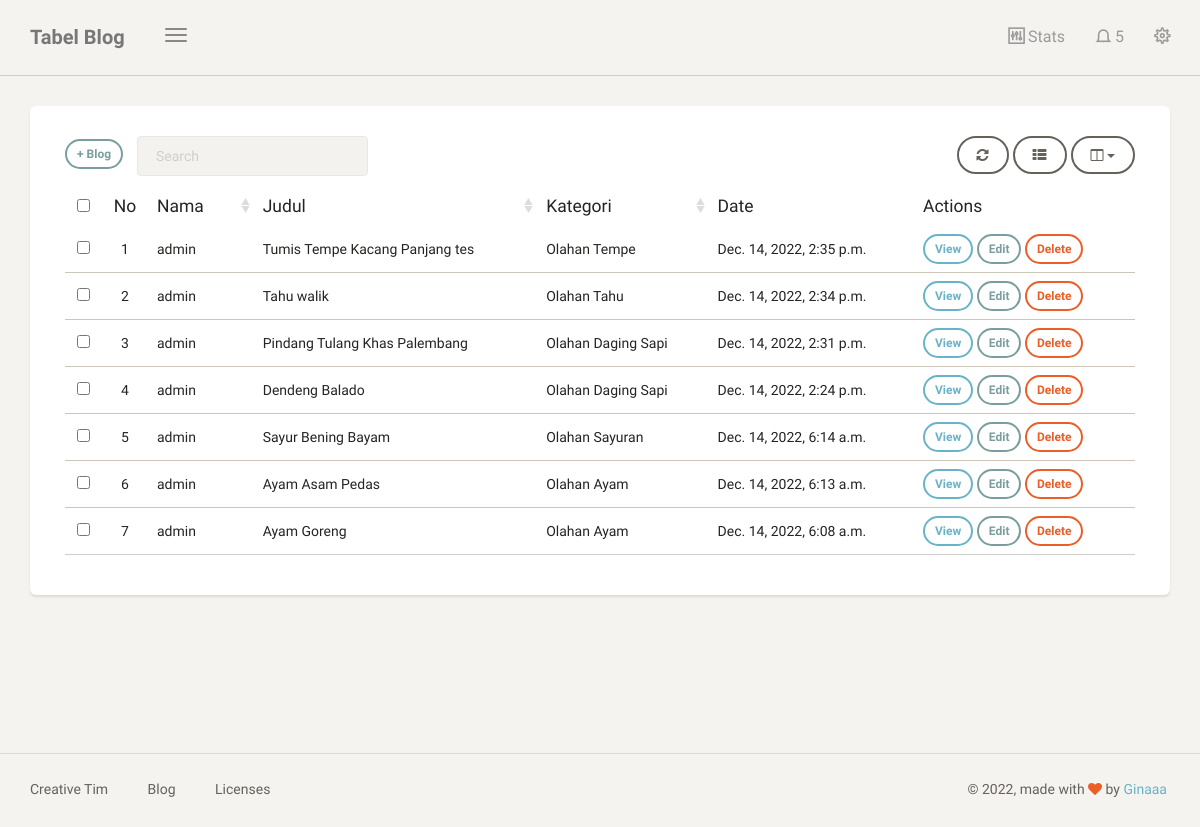
The page /dashboard/blog/ on the database its author committed.
### blog/models.py (models this page shows, shortened)
class Blog(models.Model):
    nama = models.CharField(max_length=100, blank=True, null=True)
    judul = models.CharField(max_length=100)
    deskripsi = models.TextField()
    kategori = models.ForeignKey(Kategori, on_delete=models.CASCADE)
    date = models.DateTimeField(auto_now_add=True)
    class Meta:
        ordering = ['-date']
        verbose_name_plural = "Blog"

class Kategori(models.Model):
    nama = models.CharField(max_length=20)
    def __str__(self):
        return self.nama
    class Meta:
        verbose_name_plural = "Kategori"

### blog/views.py (the view)
# urls.py: path('blog/',blog, name='tabel_blog'),
def blog(request):
    template_name = "back/tabel_blog.html"
    blog = Blog.objects.all()
    context = {
         'title' : 'Tabel Blog',
         'blog':blog,
    }
    return render (request, template_name, context)

### templates/back/tabel_blog.html (shortened to what this page needs)
{% extends 'back/base.html' %}
{% block content  %}
<div class="content">
    <div class="container-fluid">
        <div class="row">
            <div class="col-md-12">
                <div class="card">
                    <div class="card-content">
                        <div class="toolbar">
                            <a class="btn btn-sm btn-primary" href="{% url 'tambah_blog' %} ">+ Blog</a> &nbsp;&nbsp;&nbsp;
                        </div>
                        <table id="bootstrap-table" class="table">
                            <thead>
                                <th data-field="id" class="text-center">No</th>
                                <th data-field="name" data-sortable="true">Nama</th>
                                <th data-field="salary" data-sortable="true">Judul</th>
                                <th data-field="country" data-sortable="true">Kategori</th>
                                <th data-field="city">Date</th>
                                <th>Actions</th>
                            </thead>
                            <tbody>
                                {% for a in blog %}
                                <tr>
                                    <td>{{ forloop.counter }}</td>
                                    <td>{{a.nama}}</td>
                                    <td>{{a.judul}}</td>
                                    <td>{{a.kategori}}</td>
                                    <td>{{a.date}}</td>
                                    <td>
                                        <a class="btn btn-sm btn-info" href="{% url 'lihat_blog' a.id %}">View</a>
                                        <a class="btn btn-sm btn-primary" href="{% url 'edit_blog' a.id %}">Edit</a>
                                        <a  onclick="return confirm('delete blog!')" class="btn btn-sm btn-danger" href="{% url 'delete_blog' a.id %}">Delete</a>
                                    </td>
                                </tr>
                                {% endfor %}
                            </tbody>
                        </table>
                    </div>
                </div>
            </div>
        </div>
    </div>
</div>
{% endblock content  %}

### templates/back/base.html (shortened to what this page needs)
{% load static %}
<!doctype html>
<html lang="en">
<head>
    <link href="{% static 'back/css/bootstrap.min.css' %}" rel="stylesheet" />
    <link href="{% static 'back/css/paper-dashboard.css' %}" rel="stylesheet"/>
    <link href="{% static 'back/css/demo.css" rel="stylesheet'%}" />
    <link href="https://maxcdn.bootstrapcdn.com/font-awesome/latest/css/font-awesome.min.css" rel="stylesheet">
    <link href="{% static 'back/css/themify-icons.css' %}" rel="stylesheet">
</head>
<body>
	<div class="wrapper">
	    <div class="main-panel">
			<nav class="navbar navbar-default">
	            <div class="container-fluid">
	                <div class="navbar-header">
	                    <button type="button" class="navbar-toggle">
	                        <span class="icon-bar bar1"></span>
	                        <span class="icon-bar bar2"></span>
	                        <span class="icon-bar bar3"></span>
	                    </button>
	                    <a class="navbar-brand" href="#datatable">{{title}}</a>
	                </div>
	                <div class="collapse navbar-collapse">
	                    <ul class="nav navbar-nav navbar-right">
	                        <li>
	                            <a href="#stats" class="dropdown-toggle btn-magnify" data-toggle="dropdown">
	                                <i class="ti-panel"></i>
									<p>Stats</p>
	                            </a>
	                        </li>
	                        <li class="dropdown">
	                            <a href="#notigfications" class="dropdown-toggle" data-toggle="dropdown">
	                                <i class="ti-bell"></i>
	                                <span class="notification">5</span>
	                            </a>
	                        </li>
							<li>
	                            <a href="#settings" class="btn-rotate">
									<i class="ti-settings"></i>
	                            </a>
	                        </li>
	                    </ul>
	                </div>
	            </div>
	        </nav>
			{% block content  %}
			{% endblock content  %}
	        <footer class="footer">
	            <div class="container-fluid">
	                <nav class="pull-left">
	                    <ul>
	                        <li>
	                            <a href="https://www.creative-tim.com">
	                                Creative Tim
	                            </a>
	                        </li>
	                        <li>
	                            <a href="https://blog.creative-tim.com">
	                               Blog
	                            </a>
	                        </li>
	                        <li>
	                            <a href="https://www.creative-tim.com/license">
	                                Licenses
	                            </a>
	                        </li>
	                    </ul>
	                </nav>
					<div class="copyright pull-right">
	                    &copy; <script>document.write(new Date().getFullYear())</script>, made with <i class="fa fa-heart heart"></i> by <a href="https://www.creative-tim.com">Ginaaa</a>
	                </div>
	            </div>
	        </footer>
	    </div>
	</div>
</body>
</html>

### templates/back/menu.html (shortened to what this page needs)
{% load static%}

### rows shown on the page
Blog: nama "admin", judul "Tumis Tempe Kacang Panjang tes", kategori "Olahan Tempe", date "Dec. 14, 2022, 2:35 p.m."
Blog: nama "admin", judul "Tahu walik", kategori "Olahan Tahu", date "Dec. 14, 2022, 2:34 p.m."
Blog: nama "admin", judul "Pindang Tulang Khas Palembang", kategori "Olahan Daging Sapi", date "Dec. 14, 2022, 2:31 p.m."
Blog: nama "admin", judul "Dendeng Balado", kategori "Olahan Daging Sapi", date "Dec. 14, 2022, 2:24 p.m."
Blog: nama "admin", judul "Sayur Bening Bayam", kategori "Olahan Sayuran", date "Dec. 14, 2022, 6:14 a.m."
Blog: nama "admin", judul "Ayam Asam Pedas", kategori "Olahan Ayam", date "Dec. 14, 2022, 6:13 a.m."
Blog: nama "admin", judul "Ayam Goreng", kategori "Olahan Ayam", date "Dec. 14, 2022, 6:08 a.m."

### other values the page prints
{{ title }} "Tabel Blog"
